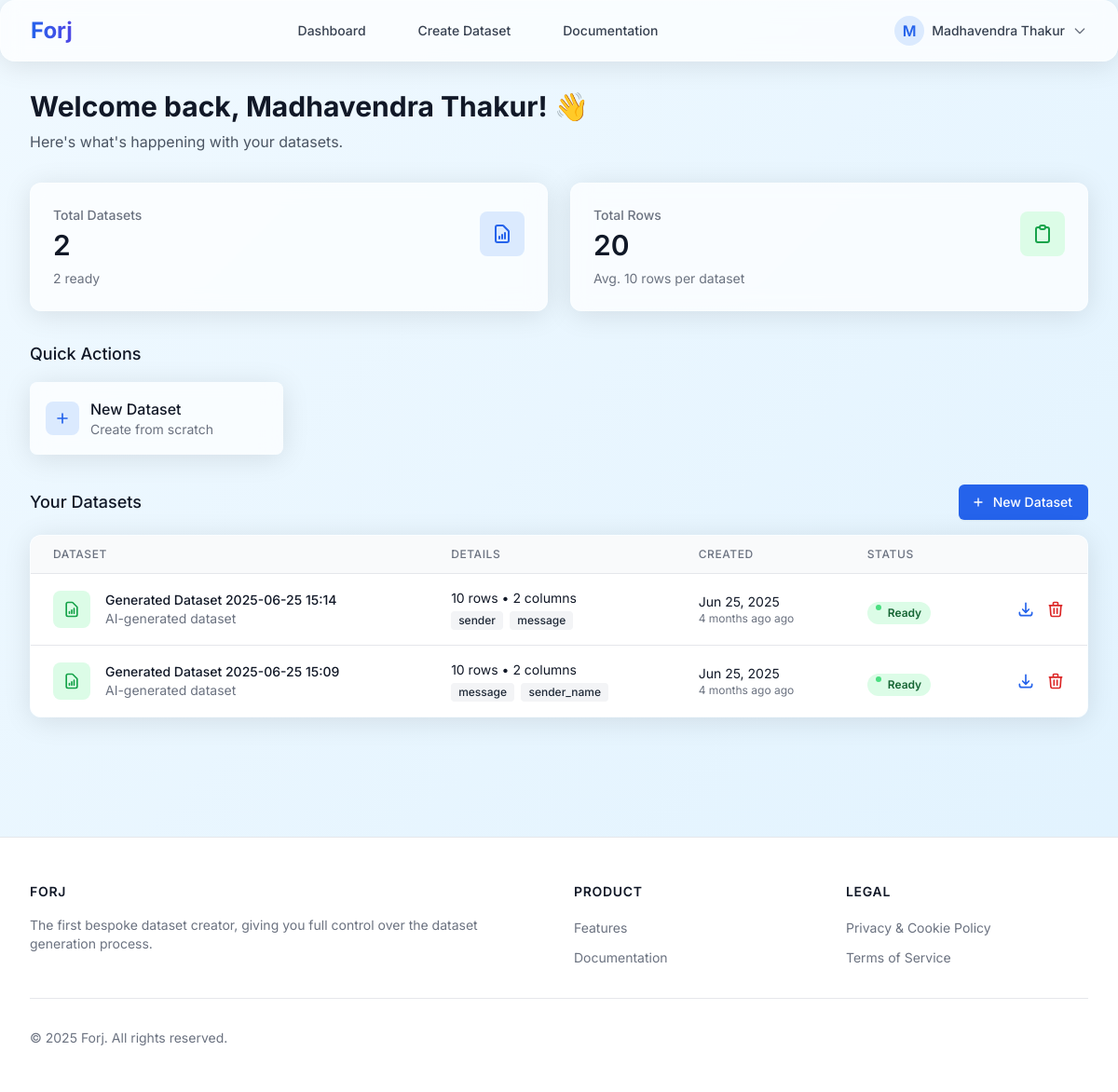
The page /dashboard (signed in) on the database its author committed.
### web/app.py (models this page shows, shortened)
class User(UserMixin, db.Model):
    id = db.Column(db.Integer, primary_key=True)
    email = db.Column(db.String(100), unique=True, nullable=False)
    password = db.Column(db.String(200), nullable=False)
    name = db.Column(db.String(100), nullable=False)
    created_at = db.Column(db.DateTime, default=datetime.utcnow)
    datasets = db.relationship('Dataset', backref='owner', lazy=True)

class Dataset(db.Model):
    id = db.Column(db.Integer, primary_key=True)
    name = db.Column(db.String(200), nullable=False)
    description = db.Column(db.Text, nullable=True)
    columns = db.Column(db.Text, nullable=False)  # JSON string of columns
    schema = db.Column(db.Text, nullable=True)  # JSON string of schema
    data = db.Column(db.Text, nullable=True)  # JSON string of data
    row_count = db.Column(db.Integer, nullable=False, default=100)
    status = db.Column(db.String(20), nullable=False, default='pending')  # pending, processing, completed, failed
    progress = db.Column(db.Float, default=0.0)
    logs = db.Column(db.Text, default='[]')  # JSON array of log entries
    created_at = db.Column(db.DateTime, default=datetime.utcnow)
    updated_at = db.Column(db.DateTime, default=datetime.utcnow, onupdate=datetime.utcnow)
    user_id = db.Column(db.Integer, db.ForeignKey('user.id'), nullable=False)
    file_path = db.Column(db.String(500), nullable=True)

### web/app.py (the view)
@app.route('/dashboard')
@login_required
def dashboard():
    datasets = Dataset.query.filter_by(user_id=current_user.id).order_by(Dataset.created_at.desc()).all()
    return render_template('dashboard.html', datasets=datasets)

### web/templates/dashboard.html (shortened to what this page needs)
{% extends "base.html" %}
{% block content %}
<div class="max-w-7xl mx-auto px-4 sm:px-6 lg:px-8 py-8">
    <div class="mb-8">
        <h1 class="text-3xl font-bold text-gray-900">Welcome back, {{ current_user.name }}! 👋</h1>
        <p class="mt-2 text-gray-600">Here's what's happening with your datasets.</p>
    </div>
    <div class="grid grid-cols-1 md:grid-cols-2 gap-6 mb-8">
        <div class="glass-card p-6 rounded-xl transform transition hover:scale-105">
            <div class="flex items-center justify-between">
                <div>
                    <p class="text-sm font-medium text-gray-500">Total Datasets</p>
                    <p class="mt-1 text-3xl font-semibold text-gray-900">{{ datasets|length }}</p>
                </div>
                <div class="p-3 bg-blue-100 rounded-lg">
                </div>
            </div>
            <div class="mt-2 text-sm text-gray-500">
                {% set ready_count = datasets|selectattr('status', 'equalto', 'completed')|list|length %}
                {{ ready_count }} ready
                {% set processing_count = datasets|selectattr('status', 'equalto', 'processing')|list|length %}
            </div>
        </div>
        <div class="glass-card p-6 rounded-xl transform transition hover:scale-105">
            <div class="flex items-center justify-between">
                <div>
                    <p class="text-sm font-medium text-gray-500">Total Rows</p>
                    <p class="mt-1 text-3xl font-semibold text-gray-900">
                        {{ datasets|sum(attribute='row_count')|default(0)|number_format }}
                    </p>
                </div>
                <div class="p-3 bg-green-100 rounded-lg">
                </div>
            </div>
            {% if datasets %}
            <div class="mt-2 text-sm text-gray-500">
                Avg. {{ (datasets|sum(attribute='row_count') / datasets|length)|round|int }} rows per dataset
            </div>
            {% endif %}
        </div>
    </div>
    <div class="mb-8">
        <div class="flex justify-between items-center mb-4">
            <h2 class="text-lg font-medium text-gray-900">Quick Actions</h2>
        </div>
        <div class="grid grid-cols-1 sm:grid-cols-2 lg:grid-cols-4 gap-4">
            <a href="{{ url_for('create_dataset') }}" class="group glass-card p-4 rounded-lg border border-transparent hover:border-blue-200 hover:shadow-md transition duration-150 ease-in-out">
                <div class="flex items-center">
                    <div class="p-2 bg-blue-100 rounded-lg mr-3 group-hover:bg-blue-200 transition duration-150">
                        <svg class="w-5 h-5 text-blue-600" fill="none" stroke="currentColor" viewBox="0 0 24 24" xmlns="http://www.w3.org/2000/svg">
                            <path stroke-linecap="round" stroke-linejoin="round" stroke-width="2" d="M12 6v6m0 0v6m0-6h6m-6 0H6"></path>
                        </svg>
                    </div>
                    <div>
                        <h3 class="font-medium text-gray-900">New Dataset</h3>
                        <p class="text-sm text-gray-500">Create from scratch</p>
                    </div>
                </div>
            </a>
        </div>
    </div>
    <div class="mb-8">
        <div class="flex justify-between items-center mb-4">
            <h2 class="text-lg font-medium text-gray-900">Your Datasets</h2>
            <a href="{{ url_for('create_dataset') }}" class="inline-flex items-center px-4 py-2 border border-transparent text-sm font-medium rounded-md shadow-sm text-white bg-blue-600 hover:bg-blue-700 focus:outline-none focus:ring-2 focus:ring-offset-2 focus:ring-blue-500">
                <svg class="-ml-1 mr-2 h-4 w-4" fill="none" stroke="currentColor" viewBox="0 0 24 24" xmlns="http://www.w3.org/2000/svg">
                    <path stroke-linecap="round" stroke-linejoin="round" stroke-width="2" d="M12 6v6m0 0v6m0-6h6m-6 0H6"></path>
                </svg>
                New Dataset
            </a>
        </div>
        {% if datasets %}
            <div class="glass-card overflow-hidden rounded-xl">
                <div class="overflow-x-auto">
                    <table class="min-w-full divide-y divide-gray-200">
                        <thead class="bg-gray-50">
                            <tr>
                                <th scope="col" class="px-6 py-3 text-left text-xs font-medium text-gray-500 uppercase tracking-wider">Dataset</th>
                                <th scope="col" class="px-6 py-3 text-left text-xs font-medium text-gray-500 uppercase tracking-wider">Details</th>
                                <th scope="col" class="px-6 py-3 text-left text-xs font-medium text-gray-500 uppercase tracking-wider">Created</th>
                                <th scope="col" class="px-6 py-3 text-left text-xs font-medium text-gray-500 uppercase tracking-wider">Status</th>
                                <th scope="col" class="relative px-6 py-3">
                                </th>
                            </tr>
                        </thead>
                        <tbody class="bg-white divide-y divide-gray-200">
                            {% for dataset in datasets %}
                            <tr class="hover:bg-gray-50">
                                <td class="px-6 py-4">
                                    <div class="flex items-center">
                                        <div class="flex-shrink-0 h-10 w-10 rounded-lg flex items-center justify-center {% if dataset.status == 'completed' %}bg-green-100 text-green-600{% elif dataset.status == 'processing' %}bg-blue-100 text-blue-600{% elif dataset.status == 'failed' %}bg-red-100 text-red-600{% else %}bg-gray-100 text-gray-600{% endif %}">
                                        </div>
                                        <div class="ml-4">
                                            <div class="text-sm font-medium text-gray-900">{{ dataset.name }}</div>
                                            <div class="text-sm text-gray-500">{{ (dataset.description or 'No description')[:50] }}{% if dataset.description and dataset.description|length > 50 %}...{% endif %}</div>
                                        </div>
                                    </div>
                                </td>
                                <td class="px-6 py-4">
                                    <div class="text-sm text-gray-900">{{ dataset.row_count|number_format }} rows • {{ (dataset.columns|from_json)|length }} columns</div>
                                    <div class="text-xs text-gray-500 mt-1">
                                        {% for col in (dataset.columns|from_json)[:3] %}
                                            <span class="inline-flex items-center px-2 py-0.5 rounded text-xs font-medium bg-gray-100 text-gray-800 mr-1">{{ col }}</span>
                                        {% endfor %}
                                    </div>
                                </td>
                                <td class="px-6 py-4 whitespace-nowrap">
                                    <div class="text-sm text-gray-900">{{ dataset.created_at.strftime('%b %d, %Y') }}</div>
                                    <div class="text-xs text-gray-500">{{ dataset.created_at|timesince }} ago</div>
                                </td>
                                <td class="px-6 py-4 whitespace-nowrap">
                                    {% if dataset.status == 'completed' %}
                                        <span class="px-2.5 py-0.5 inline-flex text-xs leading-5 font-semibold rounded-full bg-green-100 text-green-800">
                                            <svg class="-ml-0.5 mr-1.5 h-2 w-2 text-green-400" fill="currentColor" viewBox="0 0 8 8">
                                                <circle cx="4" cy="4" r="3" />
                                            </svg>
                                            Ready
                                        </span>
                                    {% endif %}
                                </td>
                                <td class="px-6 py-4 whitespace-nowrap text-right text-sm font-medium">
                                    <div class="flex justify-end space-x-3">
                                        {% if dataset.status == 'completed' %}
                                            <button onclick="downloadDataset('{{ dataset.id }}')" class="text-blue-600 hover:text-blue-900 transition-colors duration-150" title="Download">
                                                <svg class="h-5 w-5" fill="none" stroke="currentColor" viewBox="0 0 24 24">
                                                    <path stroke-linecap="round" stroke-linejoin="round" stroke-width="2" d="M4 16v1a3 3 0 003 3h10a3 3 0 003-3v-1m-4-4l-4 4m0 0l-4-4m4 4V4"></path>
                                                </svg>
                                            </button>
                                        {% endif %}
                                        <button onclick="deleteDataset('{{ dataset.id }}', '{{ dataset.name }}')" class="text-red-600 hover:text-red-900 transition-colors duration-150" title="Delete">
                                            <svg class="h-5 w-5" fill="none" stroke="currentColor" viewBox="0 0 24 24">
                                                <path stroke-linecap="round" stroke-linejoin="round" stroke-width="2" d="M19 7l-.867 12.142A2 2 0 0116.138 21H7.862a2 2 0 01-1.995-1.858L5 7m5 4v6m4-6v6m1-10V4a1 1 0 00-1-1h-4a1 1 0 00-1 1v3M4 7h16"></path>
                                            </svg>
                                        </button>
                                    </div>
                                </td>
                            </tr>
                            {% endfor %}
                        </tbody>
                    </table>
                </div>
            </div>
        {% endif %}
    </div>
</div>
{% endblock %}

### web/templates/base.html (shortened to what this page needs)
<!DOCTYPE html>
<html lang="en">
<head>
    <script src="https://cdn.tailwindcss.com"></script>
    <link rel="stylesheet" href="https://cdnjs.cloudflare.com/ajax/libs/animate.css/4.1.1/animate.min.css">
</head>
<body class="text-gray-800">
    <nav class="glass-card fixed w-full z-50" x-data="{ isOpen: false, userMenuOpen: false }" @click.away="isOpen = false; userMenuOpen = false">
        <div class="max-w-7xl mx-auto px-4 sm:px-6 lg:px-8">
            <div class="flex justify-between h-16">
                <div class="flex items-center">
                    <a href="{{ url_for('index') }}" class="text-2xl font-bold text-blue-600">
                        <span class="bg-clip-text text-transparent bg-gradient-to-r from-blue-600 to-indigo-600">Forj</span>
                    </a>
                </div>
                <div class="hidden md:flex items-center space-x-8">
                    {% if current_user.is_authenticated %}
                        <a href="{{ url_for('dashboard') }}" class="nav-link text-gray-700 hover:text-blue-600 px-3 py-2 text-sm font-medium">Dashboard</a>
                        <a href="{{ url_for('create_dataset') }}" class="nav-link text-gray-700 hover:text-blue-600 px-3 py-2 text-sm font-medium">Create Dataset</a>
                        <a href="{{ url_for('documentation') }}" class="nav-link text-gray-700 hover:text-blue-600 px-3 py-2 text-sm font-medium">Documentation</a>
                    {% endif %}
                </div>
                <div class="flex items-center">
                    {% if current_user.is_authenticated %}
                        <div class="relative ml-3">
                            <div>
                                <button @click="userMenuOpen = !userMenuOpen" type="button" class="flex items-center space-x-2 focus:outline-none" id="user-menu-button" aria-expanded="false" aria-haspopup="true">
                                    <div class="w-8 h-8 rounded-full bg-blue-100 flex items-center justify-center text-blue-600 font-semibold">
                                        {{ current_user.name[0]|upper }}
                                    </div>
                                    <span class="hidden md:inline text-sm font-medium text-gray-700">{{ current_user.name }}</span>
                                    <svg class="hidden md:block w-4 h-4 text-gray-500" fill="none" stroke="currentColor" viewBox="0 0 24 24" xmlns="http://www.w3.org/2000/svg">
                                        <path stroke-linecap="round" stroke-linejoin="round" stroke-width="2" d="M19 9l-7 7-7-7"></path>
                                    </svg>
                                </button>
                            </div>
                        </div>
                    {% endif %}
                </div>
            </div>
        </div>
    </nav>
    <main class="pt-16">
        {% block content %}{% endblock %}
    </main>
    <footer class="bg-white mt-16 border-t border-gray-200">
        <div class="max-w-7xl mx-auto py-12 px-4 sm:px-6 lg:px-8">
            <div class="grid grid-cols-1 md:grid-cols-4 gap-8">
                <div class="md:col-span-2">
                    <h3 class="text-sm font-semibold text-gray-900 tracking-wider uppercase">Forj</h3>
                    <p class="mt-4 text-sm text-gray-500">The first bespoke dataset creator, giving you full control over the dataset generation process.</p>
                </div>
                <div class="md:col-span-1">
                    <h3 class="text-sm font-semibold text-gray-900 tracking-wider uppercase">Product</h3>
                    <ul class="mt-4 space-y-2">
                        <li><a href="{{ url_for('index') }}#features" class="text-sm text-gray-500 hover:text-blue-600">Features</a></li>
                        <li><a href="{{ url_for('documentation') }}" class="text-sm text-gray-500 hover:text-blue-600">Documentation</a></li>
                    </ul>
                </div>
                <div class="md:col-span-1">
                    <h3 class="text-sm font-semibold text-gray-900 tracking-wider uppercase">Legal</h3>
                    <ul class="mt-4 space-y-2">
                        <li><a href="{{ url_for('privacy_policy') }}" class="text-sm text-gray-500 hover:text-blue-600">Privacy & Cookie Policy</a></li>
                        <li><a href="{{ url_for('terms_of_service') }}" class="text-sm text-gray-500 hover:text-blue-600">Terms of Service</a></li>
                    </ul>
                </div>
            </div>
            <div class="mt-8 border-t border-gray-200 pt-8 flex justify-between items-center">
                <p class="text-sm text-gray-500">© 2025 Forj. All rights reserved.</p>
            </div>
        </div>
    </footer>
</body>
</html>

### rows shown on the page
User: name "M", name "Madhavendra Thakur"
Dataset: name "Generated Dataset 2025-06-25 15:14", description "AI-generated dataset", row_count|number_format "10", columns "2", columns "sender" "message", created_at "Jun 25, 2025", created_at "4 months ago", status "completed" (drawn)
Dataset: name "Generated Dataset 2025-06-25 15:09", description "AI-generated dataset", row_count|number_format "10", columns "2", columns "message" "sender_name", created_at "Jun 25, 2025", created_at "4 months ago", status "completed" (drawn)

### other values the page prints
{{ datasets|length }} "2"
{{ ready_count }} "2"
{{ datasets|sum(attribute='row_count')|default(0)|number_format }} "20"
{{ (datasets|sum(attribute='row_count') / datasets|length)|round|int }} "10"
